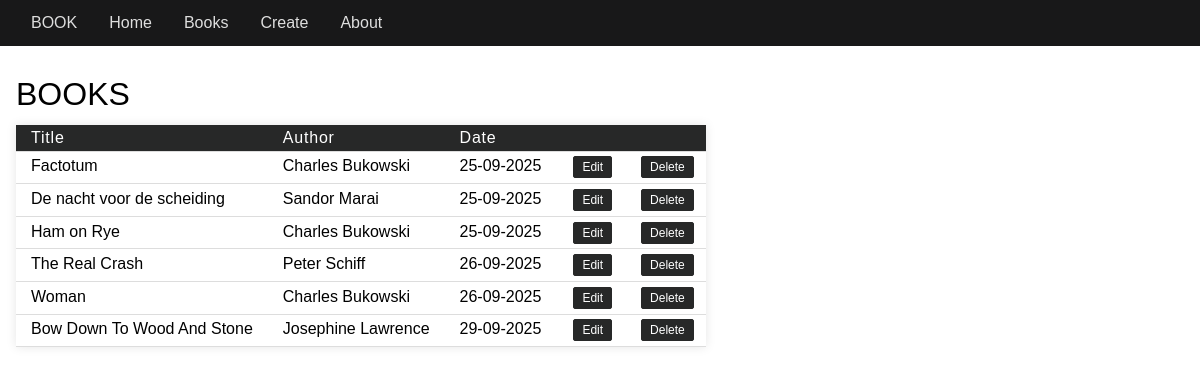
Before: /books with the older database file.
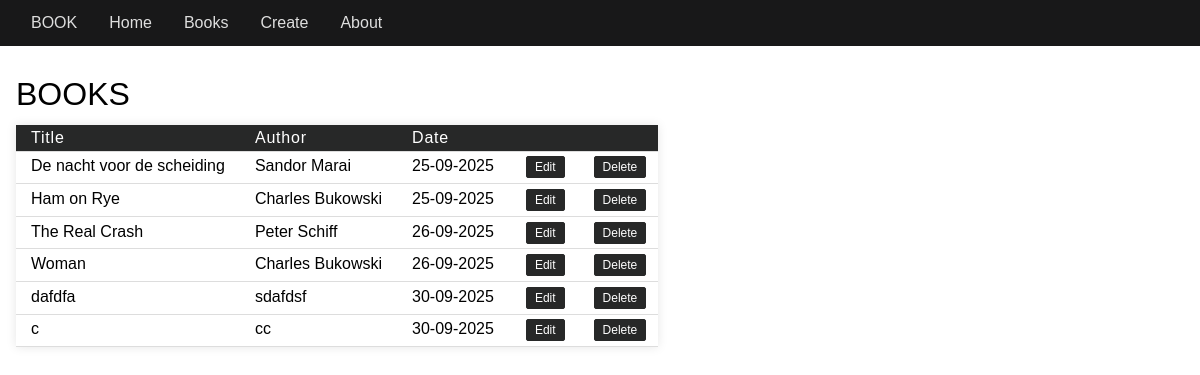
After: the same page with the newer database file.
### tables this page shows
CREATE TABLE books (id INTEGER PRIMARY KEY, title TEXT (100) NOT NULL, author TEXT (30) NOT NULL, date_published DATE NOT NULL, cover TEXT (50) NOT NULL DEFAULT "default.jpg");

### server.py (the view)
@app.route('/books')
def books():
    cursor = get_db().cursor()
    cursor.execute('SELECT * FROM books')
    books = cursor.fetchall()
    cursor.close()
    return render_template('books.html', books=books)

### server.py (called while the page is built)
def get_db():
    if "db" not in g:
        g.db = sqlite3.connect(DATABASE)
        g.db.row_factory = sqlite3.Row
    return g.db

### templates/books.html
{% extends "layout.html" %}
{% block content %}
<h1>BOOKS</h1>
<table>
  <thead>
    <tr>
      <th>Title</th>
      <th>Author</th>
      <th>Date</th>
      <th></th>
      <th></th>
    </tr>
  </thead>
  <tbody>
    {% for book in books %}
    <tr>
      <td>{{ book.title }}</td>
      <td>{{ book.author }}</td>
      <td>{{ book.date_published[:10] }}</td>
      <td><a href="{{ url_for('bookEdit', book_id=book.id) }}" class="btn btn-edit">Edit</a></td>
      <td><a href="{{ url_for('bookDelete', book_id=book.id) }}" class="btn btn-delete"
        onclick="return confirm('Are you sure you want to delete <i>{{ book.title }}</i> by {{ book.author }}?')">Delete</a>
      </td>
    </tr>
    {% endfor %}
  </tbody>
</table>
{% endblock content %}

### templates/layout.html (shortened to what this page needs)
<!DOCTYPE html>
<html>
<head>
	<link rel="stylesheet" type="text/css" href="{{ url_for('static', filename='main.css') }}">
</head>
<body>
	<header>
		<nav class="navbar">
			<ul class="navbar-list">
				<li class="navbar-item"><a href="/">BOOK</a></li>
				<li class="navbar-item"><a href="{{ url_for('home') }}">Home</a></li>
				<li class="navbar-item"><a href="{{ url_for('books') }}">Books</a></li>
				<li class="navbar-item"><a href="{{ url_for('bookCreate') }}">Create</a></li>
				<li class="navbar-item"><a href="{{ url_for('about') }}">About</a></li>
			</ul>
		</nav>
	</header>
	<main>
			<div>
				{% block content %}{% endblock %}
			</div>
	</main>
</body>
</html>

### static/main.css (style rules this page uses)
html, body, div, span, applet, object, iframe, h1, h2, h3, h4, h5, h6, p, blockquote, pre, a, abbr, acronym, address, big, cite, code, del, dfn, em, img, ins, kbd, q, s, samp, small, strike, strong, sub, sup, tt, var, b, u, i, center, dl, dt, dd, ol, ul, li, fieldset, form, label, legend, table, caption, tbody, tfoot, thead, tr, th, td, article, aside, canvas, details, embed, figure, figcaption, footer, header, hgroup, menu, nav, output, ruby, section, summary, time, mark, audio, video { margin: 0; padding: 0; border: 0; font-size: 100%; font: inherit; vertical-align: baseline; }
article, aside, details, figcaption, figure, footer, header, hgroup, menu, nav, section { display: block; }
body { line-height: 1; }
ol, ul { list-style: none; }
table { border-collapse: collapse; border-spacing: 0; }
body { font-family: Verdana, Geneva, Tahoma, sans-serif; }
.navbar { background-color: #181819; padding: 15px; }
.navbar-list { list-style: none; margin: 0; padding: 0; display: flex; }
.navbar-item a { padding: 13px 16px; text-decoration: none; color: #dedede; }
h1 { text-align: left; font-size: 2rem; margin-top: 2rem; padding-left: 1rem; }
table { margin-top: 15px; margin-left: 1rem; margin-right: 1rem; background: white; box-shadow: 0 0 10px rgba(0,0,0,0.1); }
th, td { padding: 0.3rem 15px; text-align: left; border-bottom: 1px solid #ddd; }
th { background-color: #272828; color: white; letter-spacing: 0.05em; }
.btn { padding: 4px 8px; text-decoration: none; border: none; border-radius: 2px; cursor: pointer; font-size: 12px; font-family: Verdana, Geneva, Tahoma, sans-serif; margin: 0 2px; display: inline-block; text-align: center; }
.btn-edit { background-color: #272828; color: white; border: 1px solid #272828; }
.btn-delete { background-color: #272828; color: white; border: 1px solid #272828; }
td:last-child { padding: 0.3rem 10px; }

Changed rows visible on the page:
removed books: title "Factotum", author "Charles Bukowski", date_published "25-09-2025"
changed books: title "Bow Down To Wood And Stone" → "dafdfa"; author "Josephine Lawrence" → "sdafdsf"; date_published "29-09-2025" → "30-09-2025"
added books: title "c", author "cc", date_published "30-09-2025"
